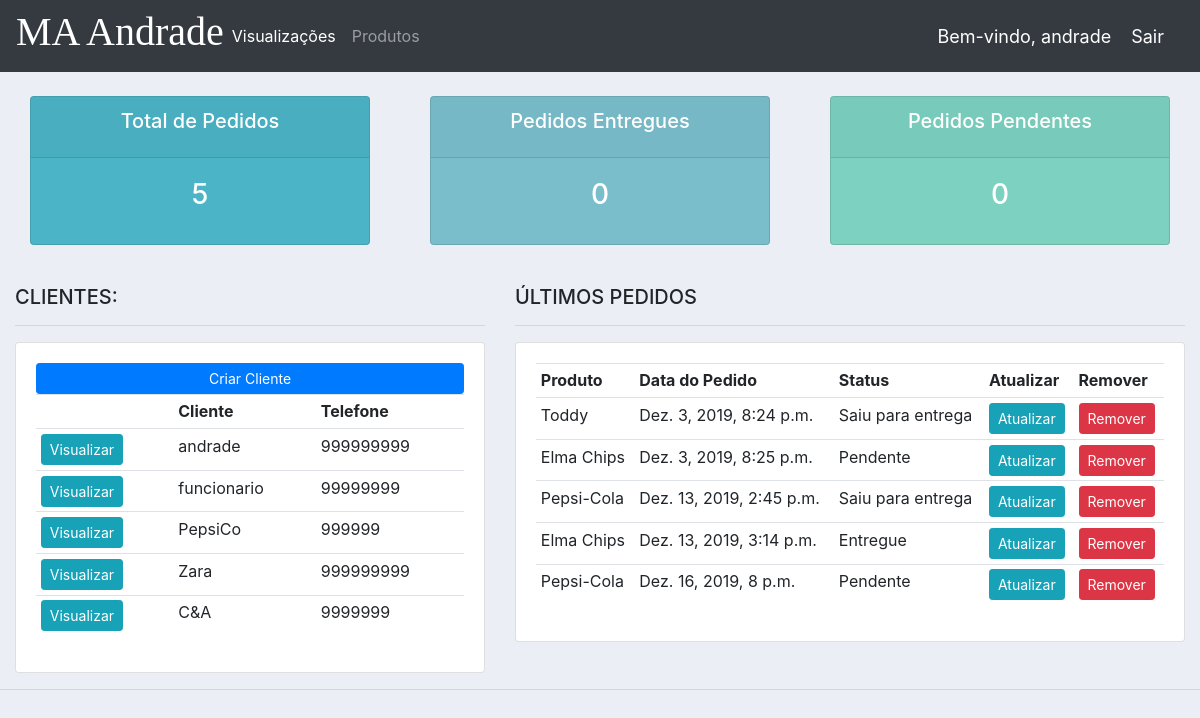
Page / (signed in) on the committed database.
### accounts/models.py (models this page shows, shortened)
class Customer(models.Model):
	user = models.OneToOneField(User, null=True, blank=True, on_delete=models.CASCADE)
	name = models.CharField(max_length=200, null=True)
	phone = models.CharField(max_length=200, null=True)
	email = models.CharField(max_length=200, null=True)
	profile_pic = models.ImageField(default="profile1.png", null=True, blank=True)
	date_created = models.DateTimeField(auto_now_add=True, null=True)

class Order(models.Model):
	STATUS = (
			('Pendente', 'Pendente'),
			('Saiu para entrega', 'Saiu para entrega'),
			('Entregue', 'Entregue'),
			)
	customer = models.ForeignKey(Customer, null=True, on_delete= models.SET_NULL)
	product = models.ForeignKey(Product, null=True, on_delete= models.SET_NULL)
	date_created = models.DateTimeField(auto_now_add=True, null=True)
	status = models.CharField(max_length=200, null=True, choices=STATUS)
	note = models.CharField(max_length=1000, null=True)

class Product(models.Model):
	CATEGORY = (
			('Produto', 'Produto'),
			('Serviço', 'Serviço'),
			)
	name = models.CharField(max_length=200, null=True)
	price = models.FloatField(null=True)
	category = models.CharField(max_length=200, null=True, choices=CATEGORY)
	description = models.CharField(max_length=200, null=True, blank=True)
	date_created = models.DateTimeField(auto_now_add=True, null=True)
	tags = models.ManyToManyField(Tag)
	def __str__(self):
		return self.name

### accounts/decorators.py (the view)
	def wrapper_function(request, *args, **kwargs):
		group = None
		if request.user.groups.exists():
			group = request.user.groups.all()[0].name
		if group == 'customer':
			return redirect('user-page')
		if group == 'admin':
			return view_func(request, *args, **kwargs)

### accounts/views.py (called while the page is built)
@login_required(login_url='login')
@admin_only
def home(request):
	orders = Order.objects.all()
	customers = Customer.objects.all()
	total_customers = customers.count()
	total_orders = orders.count()
	delivered = orders.filter(status='Delivered').count()
	pending = orders.filter(status='Pending').count()
	context = {'orders':orders, 'customers':customers,
	'total_orders':total_orders,'delivered':delivered,
	'pending':pending }
	return render(request, 'accounts/dashboard.html', context)

### accounts/templates/accounts/dashboard.html
{%  extends 'accounts/main.html' %}
{% block content %}
{%  include 'accounts/status.html' %}
<br>
<div class="row">
	<div class="col-md-5">
		<h5>CLIENTES:</h5>
		<hr>
		<div class="card card-body">
			<a class="btn btn-primary  btn-sm btn-block" href="">Criar Cliente</a>
			<table class="table table-sm">
				<tr>
					<th></th>
					<th>Cliente</th>
					<th>Telefone</th>
				</tr>
				{% for customer in customers %}
					<tr>
						<td><a class="btn btn-sm btn-info" href="{% url 'customer' customer.id %}">Visualizar</a></td>
						<td>{{customer.name}}</td>
						<td>{{customer.phone}}</td>
					</tr>
				{% endfor %}
			</table>
		</div>
	</div>
	<div class="col-md-7">
		<h5>ÚLTIMOS PEDIDOS</h5>
		<hr>
		<div class="card card-body">
			<table class="table table-sm">
				<tr>
					<th>Produto</th>
					<th>Data do Pedido</th>
					<th>Status</th>
					<th>Atualizar</th>
					<th>Remover</th>
				</tr>
				{% for order in orders %}
					<tr>
						<td>{{order.product}}</td>
						<td>{{order.date_created}}</td>
						<td>{{order.status}}</td>
						<td><a class="btn btn-sm btn-info" href="{% url 'update_order' order.id %}">Atualizar </a></td>
						<td><a class="btn btn-sm btn-danger" href="{% url 'delete_order' order.id %}">Remover</a></td>
					</tr>
				{% endfor %}
			</table>
		</div>
	</div>
</div>
{% endblock %}

### accounts/templates/accounts/main.html (shortened to what this page needs)
{% load static %}
<!DOCTYPE html>
<html>
<head>
	<link rel="stylesheet" href="https://stackpath.bootstrapcdn.com/bootstrap/4.3.1/css/bootstrap.min.css">
	<link rel="stylesheet" type="text/css" href="{% static '/css/main.css' %}">
</head>
<body>
	{%  include 'accounts/navbar.html' %}
	<div class="container-fluid">
	{% block content %}
	{% endblock %}
    </div>
	<hr>
</body>
</html>

### accounts/templates/accounts/navbar.html (shortened to what this page needs)
{% load static %}
<nav class="navbar navbar-expand-lg navbar-dark bg-dark">
  <h1 id="logo">MA Andrade</h1>
  <div class="collapse navbar-collapse" id="navbarNav">
    <ul class="navbar-nav">
      {% if request.user.is_staff %}
      <li class="nav-item active">
        <a class="nav-link" href="{% url 'home' %}">Visualizações</a>
      </li>
      <li class="nav-item">
        <a class="nav-link" href="{% url 'products' %}">Produtos</a>
      </li>
      {% else %}
      <li class="nav-item">
        <a class="nav-link" href="{% url 'account' %}">Configurações</a>
      </li>
      {% endif %}
    </ul>
  </div>
  <span class="hello-msg">Bem-vindo, {{request.user}}</span>
  <span><a class="hello-msg" href="{% url 'logout' %}">Sair</a></span>
</nav>

### accounts/templates/accounts/status.html
<br>
<div class="row">
	<div class="col">
		<div class="col-md">
			<div class="card text-center text-white  mb-3" id="total-orders">
			  	<div class="card-header">
			  		<h5 class="card-title">Total de Pedidos</h5>
			  	</div>
			  	<div class="card-body">
			    	<h3 class="card-title">{{total_orders}}</h3>
			  	</div>
			</div>
		</div>
	</div>
	<div class="col">
		<div class="col-md">
			<div class="card text-center text-white  mb-3" id="orders-delivered">
			  	<div class="card-header">
			  		<h5 class="card-title">Pedidos Entregues</h5>
			  	</div>
			  	<div class="card-body">
			    	<h3 class="card-title">{{delivered}}</h3>
			  	</div>
			</div>
		</div>
	</div>
	<div class="col">
		<div class="col-md">
			<div class="card text-center text-white  mb-3" id="orders-pending">
			  	<div class="card-header">
			  		<h5 class="card-title">Pedidos Pendentes</h5>
			  	</div>
			  	<div class="card-body">
			    	<h3 class="card-title">{{pending}}</h3>
			  	</div>
			</div>
		</div>
	</div>
</div>

### static/css/main.css (style rules this page uses)
body { background-color: #ebeff5; }
#total-orders { background-color: #4cb4c7; }
#orders-delivered { background-color: #7abecc; }
#orders-pending { background-color: #7CD1C0; }

### accounts/templates/accounts/navbar.html (style rules this page uses)
.hello-msg { font-size: 18px; color: #fff; margin-right: 20px; }
#logo { font-family: 'Cookie', cursive; color: #fff }

### rows in the picture
Customer: name "andrade", phone "999999999"
Customer: name "funcionario", phone "99999999"
Customer: name "PepsiCo", phone "999999"
Customer: name "Zara", phone "999999999"
Customer: name "C&A", phone "9999999"
Order: product "Toddy", date_created "Dez. 3, 2019, 8:24 p.m.", status "Saiu para entrega"
Order: product "Elma Chips", date_created "Dez. 3, 2019, 8:25 p.m.", status "Pendente"
Order: product "Pepsi-Cola", date_created "Dez. 13, 2019, 2:45 p.m.", status "Saiu para entrega"
Order: product "Elma Chips", date_created "Dez. 13, 2019, 3:14 p.m.", status "Entregue"
Order: product "Pepsi-Cola", date_created "Dez. 16, 2019, 8 p.m.", status "Pendente"

### other values in the picture
{{ request.user }} "andrade"
{{ total_orders }} "5"
{{ delivered }} "0"
{{ pending }} "0"
